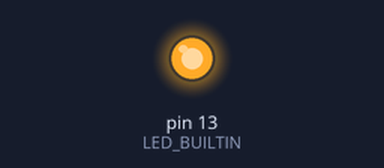
A sketch run on a simulated Arduino Uno, built with avr-gcc and run on an emulated ATmega328P. Shown: output pins drawn as LEDs (lit = HIGH).

Above: at 2.5 s.
At 5.5 s:
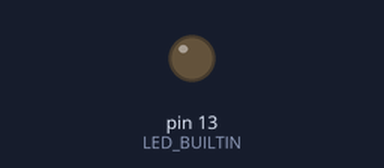
Timing chart, 0 to 7.8 s (numbered marks = the images above):
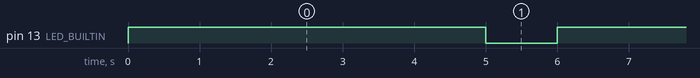

The sketch:

test_blinking_led.ino
```cpp
void setup() {
    pinMode(LED_BUILTIN, OUTPUT);
}

void loop() {
    digitalWrite(LED_BUILTIN, HIGH);
    delay(5000);
    digitalWrite(LED_BUILTIN, LOW);
    delay(1000);
}
```

Measured:
- by itself, pin 13 (LED_BUILTIN): alternates HIGH for 5.0 s and LOW for 1.0 s
